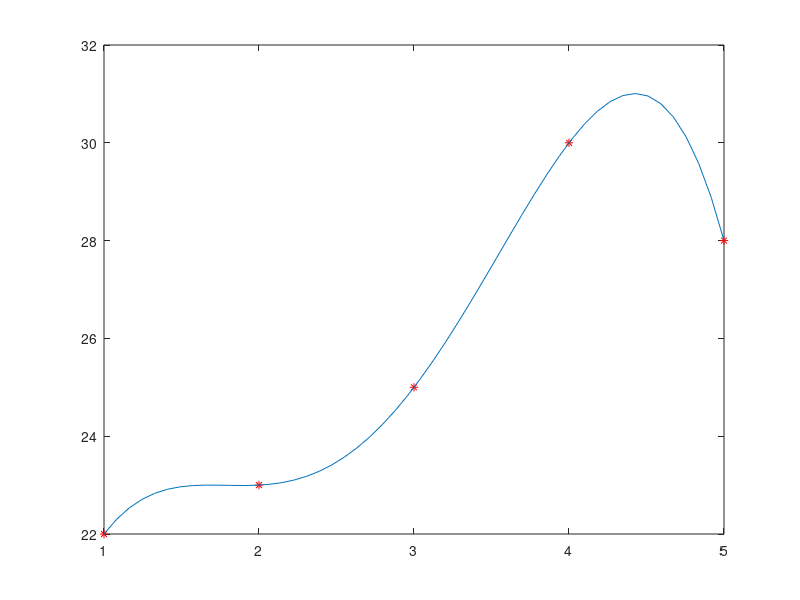

MATLAB code for this plot:
A= [1 2 3 4 5];
B= [22 23 25 30 28];

#A=[2,4,6,8];
#B=[4,8,14,16];
B
#square matrix
Res=[B];

x= [2.5];
x2 = linspace(1,5,50);

count=1;
##{
index=4;

for i=2:5
  aux=[]
  for j=1:index
    prev = Res(end,:);
    #B=arrayfun(@(x) sqrt(5*x^2+1), A);
    val=(prev(j+1) - prev(j))/(A(j+i-1) - A(j) );
    val
    aux = [aux,val];

  end

  for j=index+1:5
    aux = [aux,0];
  end
  
  index = index -1;
  Res=[Res;aux];
  aux
  aux=[]
  
end

Res
Res'(1,1:end)
First_Line = Res'(1,1:end);
Res'(1,2:end)

First_Line

Lmf = B(1)

Lmf
Lmf2 = B(1)

m=4
for i=1:m
  aux = First_Line(i+1);
  aux2 = First_Line(i+1);
  for j=0:i-1
    aux = aux .* (x - A(j+1));
    aux2 = aux2 .* (x2 - A(j+1));
  end
  Lmf = Lmf + aux;
  Lmf2 = Lmf2 + aux2;
  #aux = [aux,0];
end

Lmf
Lmf2

plot(A,B,'r*');
hold on
plot(x2,Lmf2);



